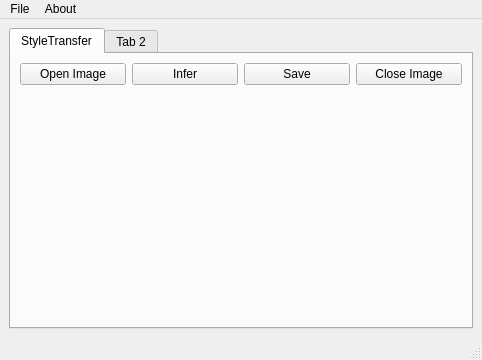
<?xml version="1.0" encoding="UTF-8"?>
<ui version="4.0">
 <class>MainWindow</class>
 <widget class="QMainWindow" name="MainWindow">
  <property name="geometry">
   <rect>
    <x>0</x>
    <y>0</y>
    <width>482</width>
    <height>360</height>
   </rect>
  </property>
  <property name="windowTitle">
   <string>MainWindow</string>
  </property>
  <widget class="QWidget" name="centralwidget">
   <layout class="QGridLayout" name="gridLayout_2">
    <item row="0" column="0">
     <widget class="QTabWidget" name="tabWidget">
      <property name="currentIndex">
       <number>0</number>
      </property>
      <widget class="QWidget" name="tab">
       <attribute name="title">
        <string>StyleTransfer</string>
       </attribute>
       <layout class="QGridLayout" name="gridLayout">
        <item row="0" column="0">
         <widget class="QPushButton" name="push_Open_Image">
          <property name="text">
           <string>Open Image</string>
          </property>
         </widget>
        </item>
        <item row="0" column="1">
         <widget class="QPushButton" name="push_infer">
          <property name="text">
           <string>Infer</string>
          </property>
         </widget>
        </item>
        <item row="0" column="2">
         <widget class="QPushButton" name="push_save">
          <property name="text">
           <string>Save</string>
          </property>
         </widget>
        </item>
        <item row="0" column="3">
         <widget class="QPushButton" name="push_Close">
          <property name="text">
           <string>Close Image</string>
          </property>
         </widget>
        </item>
        <item row="1" column="0" colspan="2">
         <widget class="QLabel" name="label_orig">
          <property name="text">
           <string/>
          </property>
         </widget>
        </item>
        <item row="1" column="2" colspan="2">
         <widget class="QLabel" name="label_result">
          <property name="text">
           <string/>
          </property>
         </widget>
        </item>
       </layout>
      </widget>
      <widget class="QWidget" name="tab_2">
       <attribute name="title">
        <string>Tab 2</string>
       </attribute>
       <layout class="QGridLayout" name="gridLayout_3">
        <item row="0" column="0">
         <widget class="QPushButton" name="push_Open_Image2">
          <property name="text">
           <string>Open Image</string>
          </property>
         </widget>
        </item>
        <item row="0" column="1">
         <widget class="QPushButton" name="push_infer2">
          <property name="text">
           <string>Infer</string>
          </property>
         </widget>
        </item>
        <item row="0" column="2">
         <widget class="QPushButton" name="push_save2">
          <property name="text">
           <string>Save</string>
          </property>
         </widget>
        </item>
        <item row="0" column="3">
         <widget class="QPushButton" name="push_Close2">
          <property name="text">
           <string>Close Image</string>
          </property>
         </widget>
        </item>
        <item row="1" column="0" colspan="2">
         <widget class="QLabel" name="label_orig2">
          <property name="text">
           <string/>
          </property>
         </widget>
        </item>
        <item row="1" column="2" colspan="2">
         <widget class="QLabel" name="label_result2">
          <property name="text">
           <string/>
          </property>
         </widget>
        </item>
       </layout>
      </widget>
     </widget>
    </item>
   </layout>
  </widget>
  <widget class="QMenuBar" name="menubar">
   <property name="geometry">
    <rect>
     <x>0</x>
     <y>0</y>
     <width>482</width>
     <height>28</height>
    </rect>
   </property>
   <widget class="QMenu" name="menu">
    <property name="title">
     <string>File</string>
    </property>
    <addaction name="actionExit"/>
   </widget>
   <widget class="QMenu" name="menuAbout">
    <property name="title">
     <string>About</string>
    </property>
    <addaction name="actionAbout"/>
   </widget>
   <addaction name="menu"/>
   <addaction name="menuAbout"/>
  </widget>
  <widget class="QStatusBar" name="statusbar"/>
  <action name="actionExit">
   <property name="text">
    <string>Exit</string>
   </property>
  </action>
  <action name="actionAbout">
   <property name="text">
    <string>About</string>
   </property>
  </action>
 </widget>
 <resources/>
 <connections/>
 <slots>
  <slot>slot_push_chosePng()</slot>
  <slot>slot_push_chosePng2()</slot>
 </slots>
</ui>
